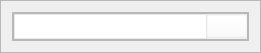
               <widget class="QFrame" name="frame_4">
                <property name="minimumSize">
                 <size>
                  <width>0</width>
                  <height>53</height>
                 </size>
                </property>
                <property name="maximumSize">
                 <size>
                  <width>16777215</width>
                  <height>53</height>
                 </size>
                </property>
                <property name="frameShape">
                 <enum>QFrame::StyledPanel</enum>
                </property>
                <property name="frameShadow">
                 <enum>QFrame::Raised</enum>
                </property>
                <layout class="QVBoxLayout" name="verticalLayout_6">
                 <item>
                  <widget class="QFrame" name="frame_7">
                   <property name="frameShape">
                    <enum>QFrame::StyledPanel</enum>
                   </property>
                   <property name="frameShadow">
                    <enum>QFrame::Raised</enum>
                   </property>
                   <layout class="QHBoxLayout" name="horizontalLayout_5">
                    <property name="spacing">
                     <number>0</number>
                    </property>
                    <property name="leftMargin">
                     <number>0</number>
                    </property>
                    <property name="topMargin">
                     <number>0</number>
                    </property>
                    <property name="rightMargin">
                     <number>0</number>
                    </property>
                    <property name="bottomMargin">
                     <number>0</number>
                    </property>
                    <item>
                     <widget class="QFrame" name="frame_16">
                      <property name="frameShape">
                       <enum>QFrame::StyledPanel</enum>
                      </property>
                      <property name="frameShadow">
                       <enum>QFrame::Raised</enum>
                      </property>
                      <layout class="QHBoxLayout" name="horizontalLayout_4">
                       <property name="spacing">
                        <number>0</number>
                       </property>
                       <property name="leftMargin">
                        <number>0</number>
                       </property>
                       <property name="topMargin">
                        <number>0</number>
                       </property>
                       <property name="rightMargin">
                        <number>0</number>
                       </property>
                       <property name="bottomMargin">
                        <number>0</number>
                       </property>
                       <item>
                        <widget class="QLineEdit" name="search_bar">
                         <property name="sizePolicy">
                          <sizepolicy hsizetype="Expanding" vsizetype="Expanding">
                           <horstretch>0</horstretch>
                           <verstretch>0</verstretch>
                          </sizepolicy>
                         </property>
                         <property name="font">
                          <font>
                           <pointsize>16</pointsize>
                          </font>
                         </property>
                         <property name="styleSheet">
                          <string notr="true">border: 1px solid rgb(232, 232, 232);
border-radius: 15px;
color: rgb(167, 167, 167);</string>
                         </property>
                        </widget>
                       </item>
                       <item>
                        <widget class="QPushButton" name="search">
                         <property name="styleSheet">
                          <string notr="true">QPushButton {
	background-color: rgba(255, 255, 255, 0);
}</string>
                         </property>
                         <property name="text">
                          <string/>
                         </property>
                         <property name="icon">
                          <iconset resource="../resources/icons.qrc">
                           <normaloff>:/icons/icons/search.svg</normaloff>
                           <normalon>:/icons/icons/search-hover.svg</normalon>
                           <disabledon>:/icons/icons/search-hover.svg</disabledon>
                           <selectedon>:/icons/icons/search-hover.svg</selectedon>:/icons/icons/search.svg</iconset>
                         </property>
                         <property name="iconSize">
                          <size>
                           <width>24</width>
                           <height>24</height>
                          </size>
                         </property>
                         <property name="checkable">
                          <bool>false</bool>
                         </property>
                        </widget>
                       </item>
                      </layout>
                     </widget>
                    </item>
                   </layout>
                  </widget>
                 </item>
                </layout>
               </widget>
